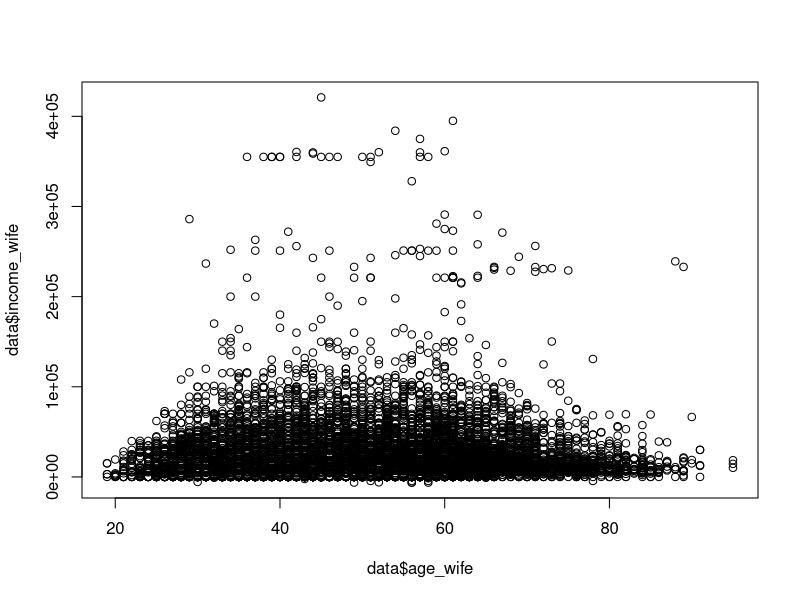

Write the R code that produced this figure.
#set working directory
setwd("C:/Users/BRUNO ZOE/Desktop/R practice")

data <- read.csv(file="acs_or.csv",header=TRUE,sep=",")
print(data)

print(data$age_wife < data$age_husband)
mean(data$age_husband)
median(data$age_husband)
max(data$age_husband)
quantile(data$age_wife)
var(data$age_husband)
sd(data$age_husband)

library("gplots")
plot(x=data$age_wife, y=data$income_wife)
